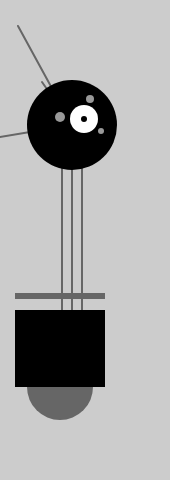
Frame 1 (no input)
Frame 60 (no input): identical to frame 1, image omitted
Frame 120 (the mouse pressed at the canvas centre since frame 60): identical to frame 1, image omitted

The p5.js sketch that drew this single still picture (run headless with seeded random() and noise() and a simulated clock; from frame 60 on, the mouse is pressed at the canvas centre):

// p5.js sketch
// ── sketch.js
let x = 60;
let y = 420;
let bodyHeight = 110;
let neckHeight = 140;
let radius = 45;
let ny = y - bodyHeight - neckHeight - radius;

function setup() {
  createCanvas(170, 480);
  strokeWeight(2);
  ellipseMode(RADIUS);
}

function draw() {
  background(204);

  // NECK
  stroke(102);
  line(x + 2, y - bodyHeight, x + 2, ny);
  line(x + 12, y - bodyHeight, x + 12, ny);
  line(x + 22, y - bodyHeight, x + 22, ny);

  // Antennae
  line(x + 12, ny, x - 18, ny - 43);
  line(x + 12, ny, x - 42, ny - 99);
  line(x + 12, ny, x - 78, ny + 15);

  // Body
  noStroke();
  fill(102);
  ellipse(x, y - 33, 33, 33);
  fill(0);
  rect(x - 45, y - bodyHeight, 90, bodyHeight - 33);
  fill(102);
  rect(x - 45, y - bodyHeight - 17, 90, 6);

  // fill
  fill(0);
  ellipse(x + 12, ny, radius, radius);
  fill(255);
  ellipse(x + 24, ny - 6, 14, 14);
  fill(0);
  ellipse(x + 24, ny - 6, 3, 3);
  fill(153);
  ellipse(x, ny - 8, 5, 5);
  ellipse(x + 30, ny - 26, 4, 4);
  ellipse(x + 41, ny + 6, 3, 3);
}
